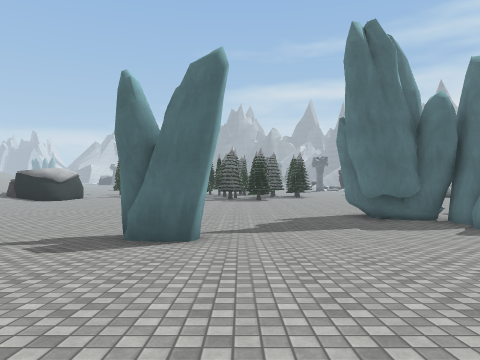
view 1 (above)

24 first-person views from a walk through a Unity game level. The camera is 1.3 m above the floor, looks level and sees 70° across. The floor is counted in squares, 2 m on a side. Each view is taken from the middle of a square. On the plan, view 1 faces up. The plan holds only what a view shows up to about 10 squares ahead; the rest is blank. The place goes on beyond the plan. The player is left out. Some surface patterns are stand-ins.

view 2
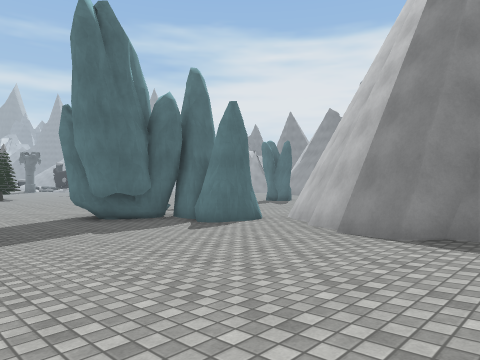

view 3
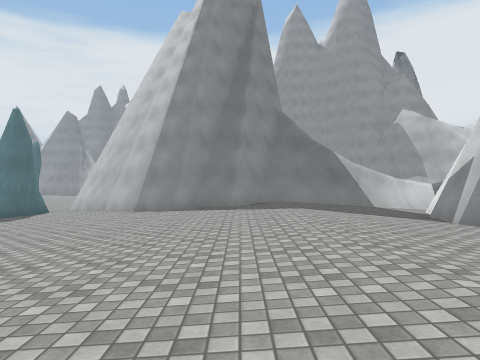

view 4
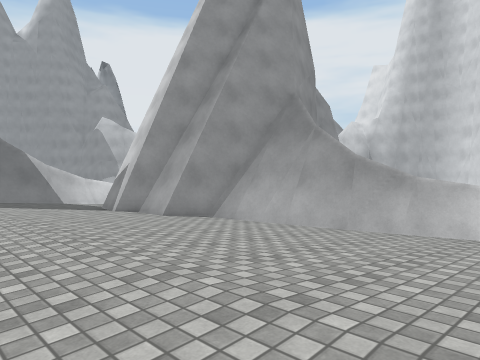

view 5
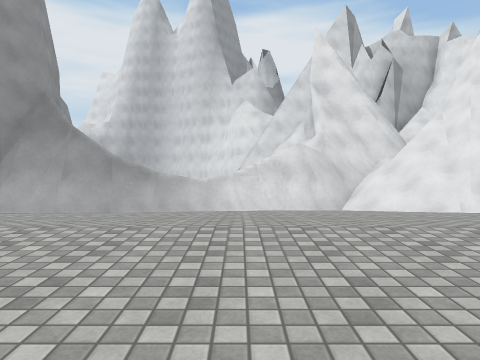

view 6
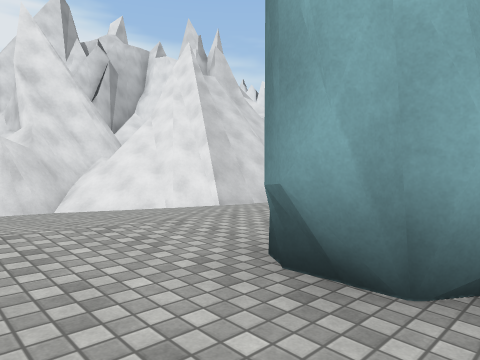

view 7
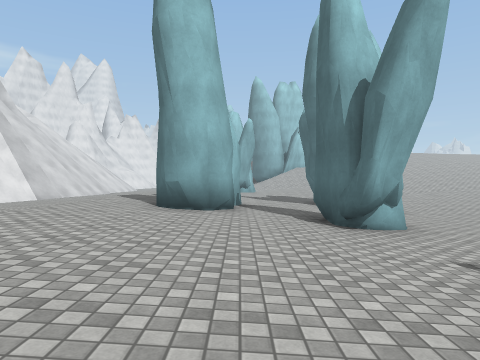

view 8
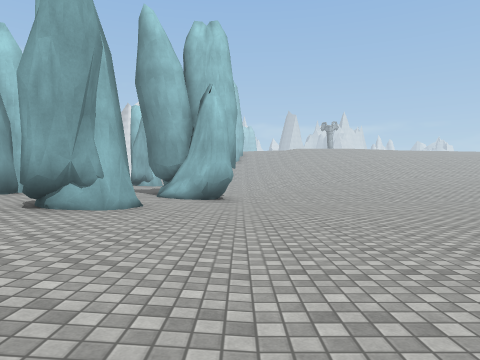

view 9
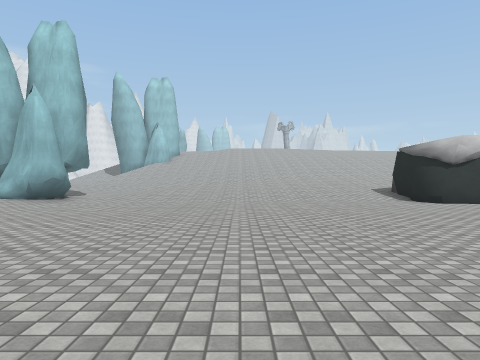

view 10
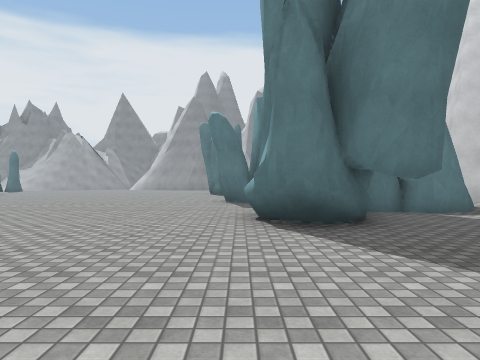

view 11
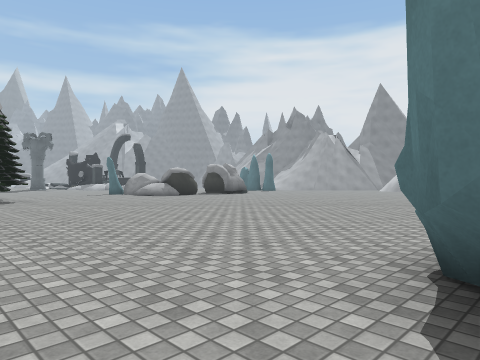

view 12
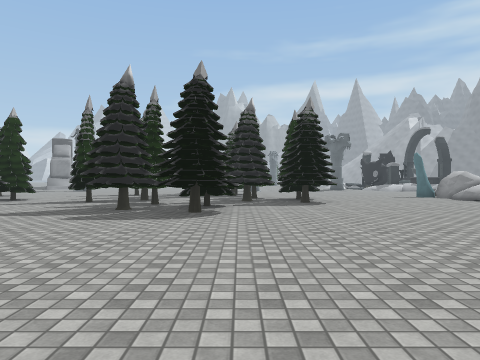

view 13
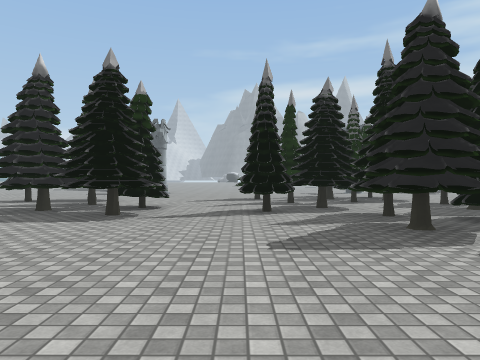

view 14
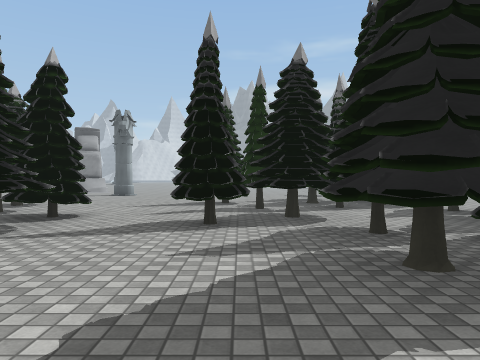

view 15
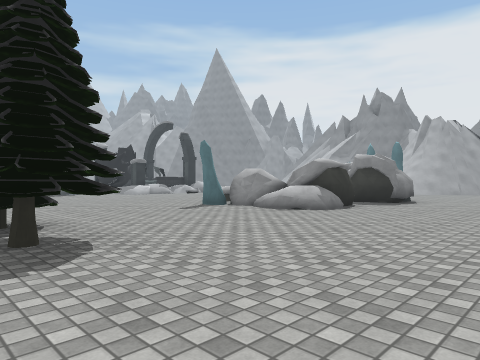

view 16
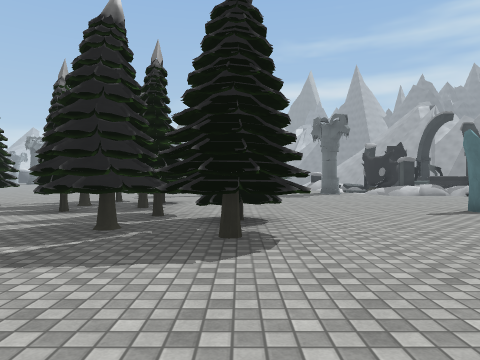

view 17
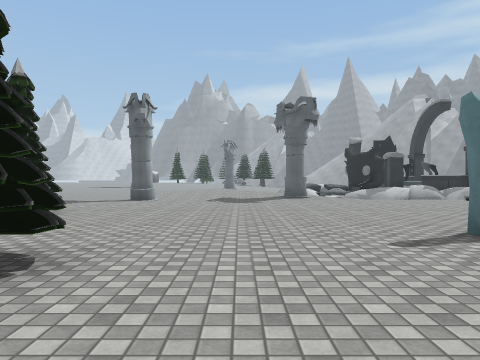

view 18
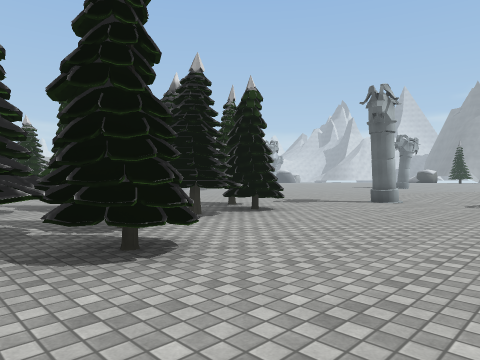

view 19
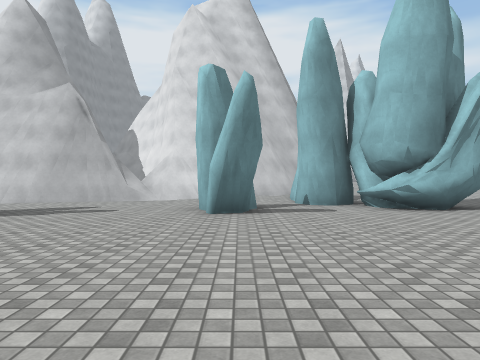

view 20
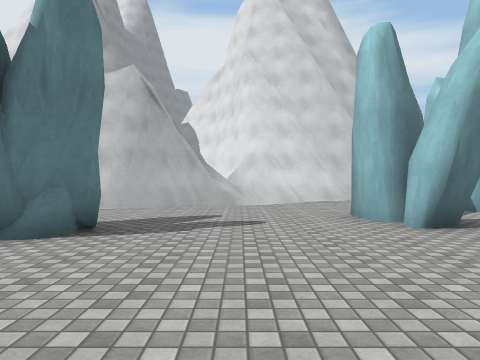

view 21
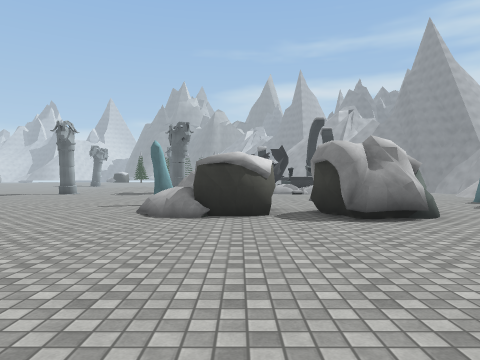

view 22
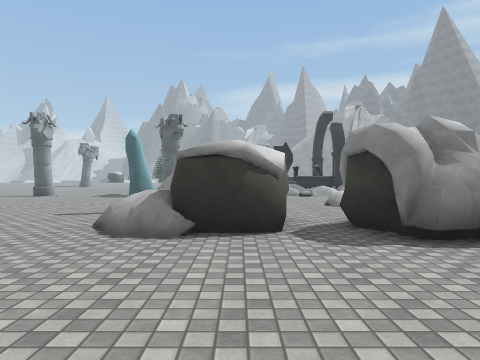

view 23
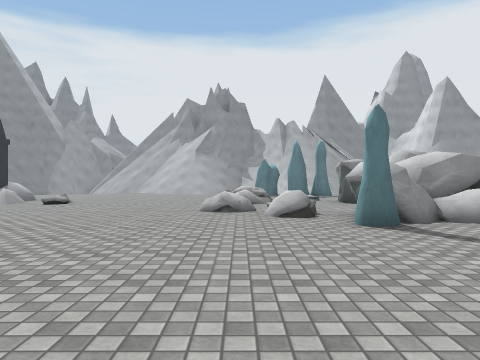

view 24
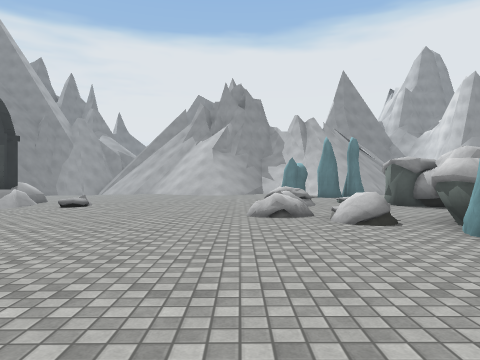

### Floor plan
Key: @ floor where view 1 was taken; # wall or solid block; . main floor; : floor 0.25 m higher than the main floor; + floor 0.5 m higher than the main floor; * floor 0.75 m higher than the main floor; % floor 1 m higher than the main floor; / step, stairs or slope; = window, fence, low wall or low ledge; ^ raised ledge; O other object.
Columns run from 11 left of view 1 to 15 right of it. Each row starts with its distance up from view 1.
 33               O..    ....O.
 32             ...............
 31             ...............
 30            OO..............
 29         ...OOO.............
 28      ...OO.OOO........O//OO
 27    OO...OO.OOO.......O/....
 26   OOO....OOOOO......OO..../
 25   O.OO....OO.OOO.....OO..O
 24   ..OOO..OOO.OOO.....OO.OOO
 23    OOOO.OOOO.OOO.....OO.OO.
 22     .OO...OOO..O...........
 21     ......OOOO.............
 20      .....OOOO...........
 19 ##.   ......O............
 18 #O..  ..................
 17 /.......................
 16 /...... .  ..............
 15 /........  ...............
 14 /.........  ..............
 13 /........................##
 12 ...............##...#.....
 11 .........  ....###..#......
 10 ......... .....####........
  9 .................##......##
  8 #................##...#^###
  7 #//..////  /////////####
  6 #//##:///##//////:###
  5 ://###///:://////##
  4 ++++++///////////#
  3 +###////////////##
  2    #////////////#
  1    *////////////##
  0 %%%%%%%%%%%@%%%%/#
 -1 %%%%%%%%%%%%%%%%=#
 -2 ****************##
 -3 ***********####/##
 -4 //++++++####  ###
 -5 =//++#####
 -6 ///###
 -7  /###
 -8  ##

Positions as (right, up) in squares from view 1, and headings:
1: (0, 0), facing up
2: (0, 1), facing up-right
3: (-4, 1), facing right
4: (-6, 1), facing down-right
5: (-6, 3), facing down
6: (-6, 3), facing down-left
7: (-1, 3), facing left
8: (-1, 8), facing left
9: (-1, 13), facing left
10: (-1, 12), facing right
11: (2, 11), facing up-right
12: (2, 13), facing up
13: (-3, 16), facing up
14: (-2, 18), facing up
15: (3, 19), facing up-right
16: (4, 19), facing up
17: (6, 22), facing up
18: (7, 23), facing up-left
19: (9, 19), facing down
20: (12, 17), facing down
21: (11, 17), facing up
22: (11, 19), facing up
23: (4, 28), facing right
24: (5, 29), facing right
